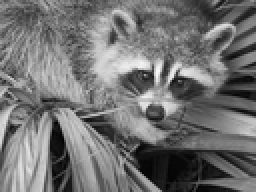
%> input picture cs571MachineLearning/HW5/code/kmeans/raccoon.png, 128 x 96 px, shrunk from 1024 x 768 before the run (shown 2 times larger)
$ octave image_compress.m   (GNU Octave 9; MATLAB toolbox functions it lacks are replaced by stand-ins)
%> lines starting %> are read from the running program, lines starting %| are printed output that depends on the picture; in (x1, y1, x2, y2) boxes, pixels count from 0 and x2, y2 are one past the last pixel; in counts of white or black regions, pixels touching at a corner belong together; the program's own positions count from 1
### cs571MachineLearning/HW5/code/kmeans/km.m
function [means, res, label] = km(k, data)
%> called with k = 2
   means = randsample(data, k);
   label = zeros(length(data), 1);
   for i = 1:10
       %% E step
       for index = 1:length(data)
           dis = (data(index) - means).^2;
           temp = find(dis == min(dis));
           label(index) = temp(1);
       end
       %% M step
       for index = 1:length(means)
           if length(label(label == index)) ~= 0
            means(index) = sum(data(label == index) / length(label(label == index)));
           end
       end
   end
   for i = 1:length(label)
       res(i) = means(label(i));
   end
end

### cs571MachineLearning/HW5/code/kmeans/image_compress.m
clc
clear

syn_data1 = normrnd(1, 1, 10, 1);
syn_data2 = normrnd(2.8, 0.2, 20, 1);
[syn_means, syn_res] = km(2, [syn_data1; syn_data2]);

graph = im2double(imread('raccoon.png'));
%> graph: size 96x128 double; min 0, max 0.965, mean 0.445
[m, n] = size(graph);
%> m = 96; n = 128
data = reshape(graph, [m * n, 1]);
figure
histogram(data);
title('Pixel Distribution of Original Picture');
xlabel('pixel value');
ylabel('times');

[means, res, ~] = km(2, data);
%> means = [0.6; 0.273]
colormap(gray);
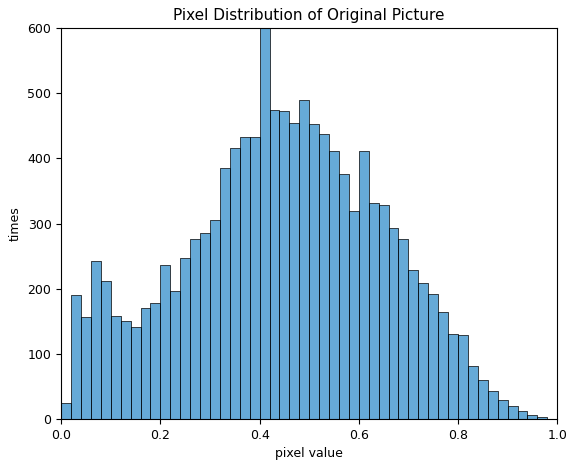
%> figure redrawn from the program's plot data; tallest bar 600 high, from x = 0.4 to 0.42
imagesc(reshape(res, [m, n]));
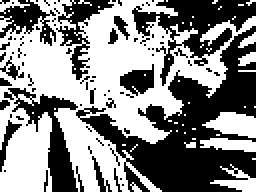
%> displayed picture: size 96x128x3, on the screen's scale of 0 to 255 (shown 2 times larger); 52.5% white; 81 black regions (70 under 20 px), largest, box (x1, y1, x2, y2) and area: (38, 13, 128, 96) 2904, (66, 0, 128, 43) 981, (2, 44, 39, 96) 602

figure
histogram(res);
title('Pixel Distribution of 2 means Picture');
xlabel('pixel value');
ylabel('times');
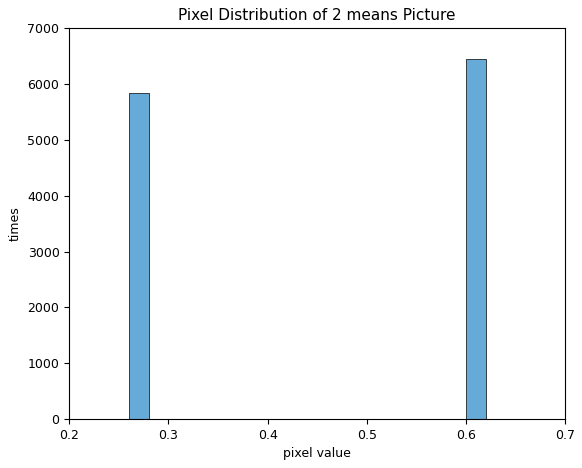
%> figure redrawn from the program's plot data; tallest bar 6452 high, from x = 0.6 to 0.62

figure
[means, res, ~] = km(4, data);
%> means = [0.14; 0.729; 0.368; 0.54]
colormap(gray);
imagesc(reshape(res, [m, n]));
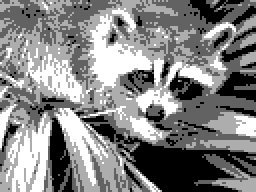
%> displayed picture: size 96x128x3, on the screen's scale of 0 to 255 (shown 2 times larger); min 0, max 255, mean 131.7

figure
histogram(res);
title('Pixel Distribution of 4 means Picture');
xlabel('pixel value');
ylabel('times');
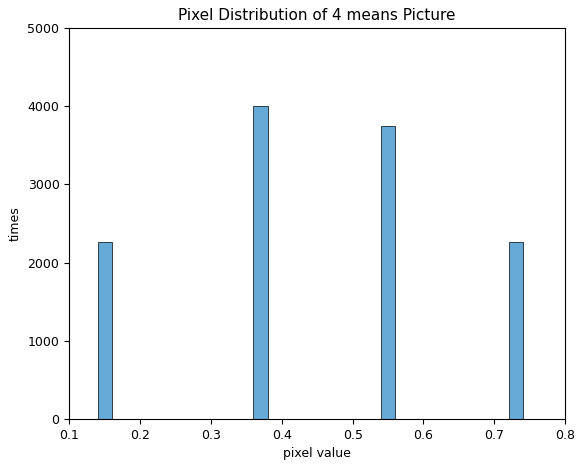
%> figure redrawn from the program's plot data; tallest bar 4006 high, from x = 0.36 to 0.38

figure
[means, res, ~] = km(8, data);
%> means = [0.399; 0.69; 0.11; 0.61; 0.289; 0.479; 0.804; 0.542]
colormap(gray);
imagesc(reshape(res, [m, n]));
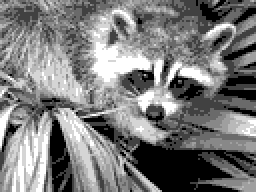
%> displayed picture: size 96x128x3, on the screen's scale of 0 to 255 (shown 2 times larger); min 0, max 255, mean 123

figure
histogram(res);
title('Pixel Distribution of 8 means Picture');
xlabel('pixel value');
ylabel('times');
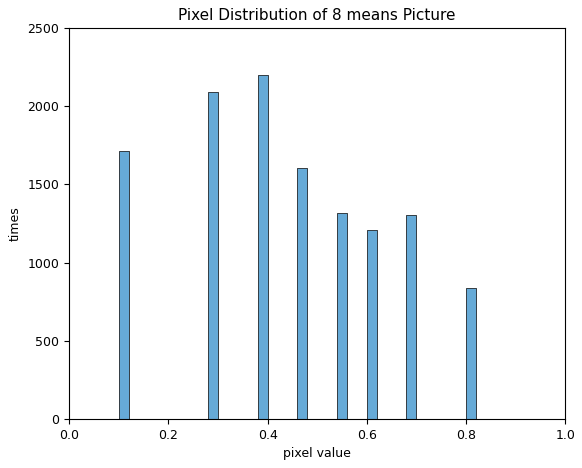
%> figure redrawn from the program's plot data; tallest bar 2202 high, from x = 0.38 to 0.4
